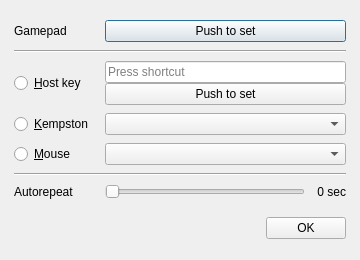
<?xml version="1.0" encoding="UTF-8"?>
<ui version="4.0">
 <class>PadBinder</class>
 <widget class="QDialog" name="PadBinder">
  <property name="windowModality">
   <enum>Qt::WindowModal</enum>
  </property>
  <property name="geometry">
   <rect>
    <x>0</x>
    <y>0</y>
    <width>360</width>
    <height>260</height>
   </rect>
  </property>
  <property name="windowTitle">
   <string>Gamepad binder</string>
  </property>
  <property name="windowIcon">
   <iconset resource="../xpeccy.qrc">
    <normaloff>:/images/gamepad.png</normaloff>:/images/gamepad.png</iconset>
  </property>
  <layout class="QVBoxLayout" name="verticalLayout">
   <property name="spacing">
    <number>12</number>
   </property>
   <property name="leftMargin">
    <number>14</number>
   </property>
   <property name="topMargin">
    <number>14</number>
   </property>
   <property name="rightMargin">
    <number>14</number>
   </property>
   <property name="bottomMargin">
    <number>14</number>
   </property>
   <item>
    <layout class="QGridLayout" name="gridLayout" columnstretch="0,1,0" columnminimumwidth="0,90,0">
     <property name="horizontalSpacing">
      <number>12</number>
     </property>
     <property name="verticalSpacing">
      <number>8</number>
     </property>
     <item row="0" column="0">
      <widget class="QLabel" name="label">
       <property name="toolTip">
        <string>Move a stick or push a button on the gamepad to catch it</string>
       </property>
       <property name="text">
        <string>Gamepad</string>
       </property>
      </widget>
     </item>
     <item row="0" column="1" colspan="2">
      <widget class="QPushButton" name="pbPadBind">
       <property name="toolTip">
        <string>Move a stick or push a button on the gamepad to catch it</string>
       </property>
       <property name="text">
        <string>Push to set</string>
       </property>
      </widget>
     </item>
     <item row="1" column="0" colspan="3">
      <widget class="Line" name="line1">
       <property name="orientation">
        <enum>Qt::Horizontal</enum>
       </property>
      </widget>
     </item>
     <item row="2" column="0">
      <widget class="QRadioButton" name="rbKey">
       <property name="toolTip">
        <string>Press this key or hotkey, as the host keyboard does</string>
       </property>
       <property name="text">
        <string>&amp;Host key</string>
       </property>
       <attribute name="buttonGroup">
        <string notr="true">bgrDevType</string>
       </attribute>
      </widget>
     </item>
     <item row="2" column="1" colspan="2">
      <layout class="QVBoxLayout" name="verticalLayout_3">
       <property name="spacing">
        <number>0</number>
       </property>
       <item>
        <widget class="QKeySequenceEdit" name="seqField">
         <property name="toolTip">
          <string>Press the key to bind</string>
         </property>
        </widget>
       </item>
       <item>
        <widget class="QPushButton" name="pbKeyBind">
         <property name="toolTip">
          <string>Push, then press the key to bind</string>
         </property>
         <property name="text">
          <string>Push to set</string>
         </property>
        </widget>
       </item>
      </layout>
     </item>
     <item row="3" column="0">
      <widget class="QRadioButton" name="rbJoy">
       <property name="toolTip">
        <string>Send it to the Kempston joystick</string>
       </property>
       <property name="text">
        <string>&amp;Kempston</string>
       </property>
       <attribute name="buttonGroup">
        <string notr="true">bgrDevType</string>
       </attribute>
      </widget>
     </item>
     <item row="3" column="1" colspan="2">
      <widget class="QComboBox" name="cbJoyList">
       <property name="toolTip">
        <string>Which direction or button</string>
       </property>
      </widget>
     </item>
     <item row="4" column="0">
      <widget class="QRadioButton" name="rbMouse">
       <property name="toolTip">
        <string>Send it to the Kempston mouse</string>
       </property>
       <property name="text">
        <string>&amp;Mouse</string>
       </property>
       <attribute name="buttonGroup">
        <string notr="true">bgrDevType</string>
       </attribute>
      </widget>
     </item>
     <item row="4" column="1" colspan="2">
      <widget class="QComboBox" name="cbMouseList">
       <property name="toolTip">
        <string>Which move or button</string>
       </property>
      </widget>
     </item>
     <item row="5" column="0" colspan="3">
      <widget class="Line" name="line2">
       <property name="orientation">
        <enum>Qt::Horizontal</enum>
       </property>
      </widget>
     </item>
     <item row="6" column="0">
      <widget class="QLabel" name="label_2">
       <property name="toolTip">
        <string>How often it repeats while held. 0 = no repeat</string>
       </property>
       <property name="text">
        <string>Autorepeat</string>
       </property>
      </widget>
     </item>
     <item row="6" column="1">
      <widget class="QSlider" name="pbRepSlider">
       <property name="toolTip">
        <string>How often it repeats while held. 0 = no repeat</string>
       </property>
       <property name="maximum">
        <number>250</number>
       </property>
       <property name="orientation">
        <enum>Qt::Horizontal</enum>
       </property>
      </widget>
     </item>
     <item row="6" column="2">
      <widget class="QLabel" name="pbRepLabel">
       <property name="text">
        <string>0 sec</string>
       </property>
       <property name="alignment">
        <set>Qt::AlignRight|Qt::AlignTrailing|Qt::AlignVCenter</set>
       </property>
      </widget>
     </item>
    </layout>
   </item>
   <item>
    <layout class="QHBoxLayout" name="horizontalLayout">
     <item>
      <spacer name="horizontalSpacer">
       <property name="orientation">
        <enum>Qt::Horizontal</enum>
       </property>
       <property name="sizeHint" stdset="0">
        <size>
         <width>40</width>
         <height>20</height>
        </size>
       </property>
      </spacer>
     </item>
     <item>
      <widget class="QPushButton" name="pbOk">
       <property name="text">
        <string>OK</string>
       </property>
       <property name="icon">
        <iconset resource="../xpeccy.qrc">
         <normaloff>:/images/checkbox.png</normaloff>:/images/checkbox.png</iconset>
       </property>
      </widget>
     </item>
    </layout>
   </item>
  </layout>
 </widget>
 <resources>
  <include location="../xpeccy.qrc"/>
 </resources>
 <connections/>
 <buttongroups>
  <buttongroup name="bgrDevType"/>
 </buttongroups>
</ui>
